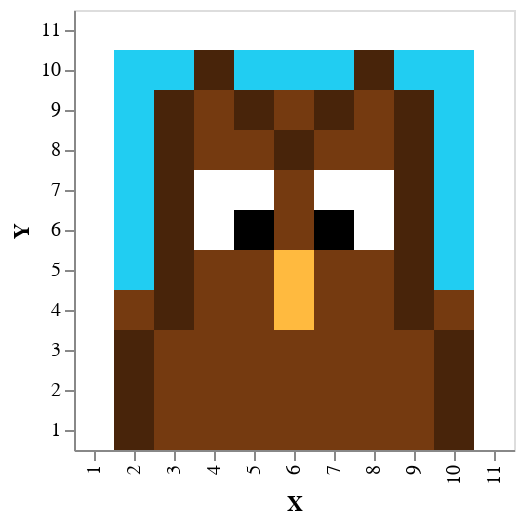

Here is the notebook cell this chart was saved with:
### Code cell
alt.Chart(owl).mark_rect().encode(
    x='X:O',
    # whoops!
    y=alt.Y('Y:O', sort='descending'),
    color=alt.Color('Colour', 
        scale=alt.Scale(
        domain=['Black', 'Dark Blue', 'Brown', 'Dark Brown', 'Light Blue', 'White', 'Yellow'], 
        range=["#000000", "#088DA5", "#753A10", "#48240A", "#21CDF2", "#FFFFFF", "#FFBA3F"]
    ),
    legend=None)
)

### Figure 1 — Vega-Lite specification as saved in the notebook (floating-point values rounded to 4 significant figures)
{"config": {"view": {"continuousWidth": 400, "continuousHeight": 300}}, "data": {"name": "data-2a6700b88613219c0348f5ad71778108"}, "mark": "rect", "encoding": {"color": {"field": "Colour", "legend": null, "scale": {"domain": ["Black", "Dark Blue", "Brown", "Dark Brown", "Light Blue", "White", "Yellow"], "range": ["#000000", "#088DA5", "#753A10", "#48240A", "#21CDF2", "#FFFFFF", "#FFBA3F"]}, "type": "nominal"}, "x": {"field": "X", "type": "ordinal"}, "y": {"field": "Y", "sort": "descending", "type": "ordinal"}}, "$schema": "https://vega.github.io/schema/vega-lite/v4.17.0.json", "datasets": {"data-2a6700b88613219c0348f5ad71778108": [{"X": 1, "Y": 1, "Colour": "Blue"}, {"X": 1, "Y": 2, "Colour": "Blue"}, {"X": 1, "Y": 3, "Colour": "Blue"}, {"X": 1, "Y": 4, "Colour": "Blue"}, {"X": 1, "Y": 5, "Colour": "Blue"}, {"X": 1, "Y": 6, "Colour": "Blue"}, {"X": 1, "Y": 7, "Colour": "Blue"}, {"X": 1, "Y": 8, "Colour": "Blue"}, {"X": 1, "Y": 9, "Colour": "Blue"}, {"X": 1, "Y": 10, "Colour": "Blue"}, {"X": 1, "Y": 11, "Colour": "Blue"}, {"X": 2, "Y": 1, "Colour": "Dark Brown"}, {"X": 2, "Y": 2, "Colour": "Dark Brown"}, {"X": 2, "Y": 3, "Colour": "Dark Brown"}, {"X": 2, "Y": 4, "Colour": "Brown"}, {"X": 2, "Y": 5, "Colour": "Light Blue"}, {"X": 2, "Y": 6, "Colour": "Light Blue"}, {"X": 2, "Y": 7, "Colour": "Light Blue"}, {"X": 2, "Y": 8, "Colour": "Light Blue"}, {"X": 2, "Y": 9, "Colour": "Light Blue"}, {"X": 2, "Y": 10, "Colour": "Light Blue"}, {"X": 2, "Y": 11, "Colour": "Blue"}, {"X": 3, "Y": 1, "Colour": "Brown"}, {"X": 3, "Y": 2, "Colour": "Brown"}, {"X": 3, "Y": 3, "Colour": "Brown"}, {"X": 3, "Y": 4, "Colour": "Dark Brown"}, {"X": 3, "Y": 5, "Colour": "Dark Brown"}, {"X": 3, "Y": 6, "Colour": "Dark Brown"}, {"X": 3, "Y": 7, "Colour": "Dark Brown"}, {"X": 3, "Y": 8, "Colour": "Dark Brown"}, {"X": 3, "Y": 9, "Colour": "Dark Brown"}, {"X": 3, "Y": 10, "Colour": "Light Blue"}, {"X": 3, "Y": 11, "Colour": "Blue"}, {"X": 4, "Y": 1, "Colour": "Brown"}, {"X": 4, "Y": 2, "Colour": "Brown"}, {"X": 4, "Y": 3, "Colour": "Brown"}, {"X": 4, "Y": 4, "Colour": "Brown"}, {"X": 4, "Y": 5, "Colour": "Brown"}, {"X": 4, "Y": 6, "Colour": "White"}, {"X": 4, "Y": 7, "Colour": "White"}, {"X": 4, "Y": 8, "Colour": "Brown"}, {"X": 4, "Y": 9, "Colour": "Brown"}, {"X": 4, "Y": 10, "Colour": "Dark Brown"}, {"X": 4, "Y": 11, "Colour": "Blue"}, {"X": 5, "Y": 1, "Colour": "Brown"}, {"X": 5, "Y": 2, "Colour": "Brown"}, {"X": 5, "Y": 3, "Colour": "Brown"}, {"X": 5, "Y": 4, "Colour": "Brown"}, {"X": 5, "Y": 5, "Colour": "Brown"}, {"X": 5, "Y": 6, "Colour": "Black"}, {"X": 5, "Y": 7, "Colour": "White"}, {"X": 5, "Y": 8, "Colour": "Brown"}, {"X": 5, "Y": 9, "Colour": "Dark Brown"}, {"X": 5, "Y": 10, "Colour": "Light Blue"}, {"X": 5, "Y": 11, "Colour": "Blue"}, {"X": 6, "Y": 1, "Colour": "Brown"}, {"X": 6, "Y": 2, "Colour": "Brown"}, {"X": 6, "Y": 3, "Colour": "Brown"}, {"X": 6, "Y": 4, "Colour": "Yellow"}, {"X": 6, "Y": 5, "Colour": "Yellow"}, {"X": 6, "Y": 6, "Colour": "Brown"}, {"X": 6, "Y": 7, "Colour": "Brown"}, {"X": 6, "Y": 8, "Colour": "Dark Brown"}, {"X": 6, "Y": 9, "Colour": "Brown"}, {"X": 6, "Y": 10, "Colour": "Light Blue"}, {"X": 6, "Y": 11, "Colour": "Blue"}, {"X": 7, "Y": 1, "Colour": "Brown"}, {"X": 7, "Y": 2, "Colour": "Brown"}, {"X": 7, "Y": 3, "Colour": "Brown"}, {"X": 7, "Y": 4, "Colour": "Brown"}, {"X": 7, "Y": 5, "Colour": "Brown"}, {"X": 7, "Y": 6, "Colour": "Black"}, {"X": 7, "Y": 7, "Colour": "White"}, {"X": 7, "Y": 8, "Colour": "Brown"}, {"X": 7, "Y": 9, "Colour": "Dark Brown"}, {"X": 7, "Y": 10, "Colour": "Light Blue"}, {"X": 7, "Y": 11, "Colour": "Blue"}, {"X": 8, "Y": 1, "Colour": "Brown"}, {"X": 8, "Y": 2, "Colour": "Brown"}, {"X": 8, "Y": 3, "Colour": "Brown"}, {"X": 8, "Y": 4, "Colour": "Brown"}, {"X": 8, "Y": 5, "Colour": "Brown"}, {"X": 8, "Y": 6, "Colour": "White"}, {"X": 8, "Y": 7, "Colour": "White"}, {"X": 8, "Y": 8, "Colour": "Brown"}, {"X": 8, "Y": 9, "Colour": "Brown"}, {"X": 8, "Y": 10, "Colour": "Dark Brown"}, {"X": 8, "Y": 11, "Colour": "Blue"}, {"X": 9, "Y": 1, "Colour": "Brown"}, {"X": 9, "Y": 2, "Colour": "Brown"}, {"X": 9, "Y": 3, "Colour": "Brown"}, {"X": 9, "Y": 4, "Colour": "Dark Brown"}, {"X": 9, "Y": 5, "Colour": "Dark Brown"}, {"X": 9, "Y": 6, "Colour": "Dark Brown"}, {"X": 9, "Y": 7, "Colour": "Dark Brown"}, {"X": 9, "Y": 8, "Colour": "Dark Brown"}, {"X": 9, "Y": 9, "Colour": "Dark Brown"}, {"X": 9, "Y": 10, "Colour": "Light Blue"}, {"X": 9, "Y": 11, "Colour": "Blue"}, {"X": 10, "Y": 1, "Colour": "Dark Brown"}, {"X": 10, "Y": 2, "Colour": "Dark Brown"}, {"X": 10, "Y": 3, "Colour": "Dark Brown"}, {"X": 10, "Y": 4, "Colour": "Brown"}, {"X": 10, "Y": 5, "Colour": "Light Blue"}, {"X": 10, "Y": 6, "Colour": "Light Blue"}, {"X": 10, "Y": 7, "Colour": "Light Blue"}, {"X": 10, "Y": 8, "Colour": "Light Blue"}, {"X": 10, "Y": 9, "Colour": "Light Blue"}, {"X": 10, "Y": 10, "Colour": "Light Blue"}, {"X": 10, "Y": 11, "Colour": "Blue"}, {"X": 11, "Y": 1, "Colour": "Blue"}, {"X": 11, "Y": 2, "Colour": "Blue"}, {"X": 11, "Y": 3, "Colour": "Blue"}, {"X": 11, "Y": 4, "Colour": "Blue"}, {"X": 11, "Y": 5, "Colour": "Blue"}, {"X": 11, "Y": 6, "Colour": "Blue"}, {"X": 11, "Y": 7, "Colour": "Blue"}, {"X": 11, "Y": 8, "Colour": "Blue"}, {"X": 11, "Y": 9, "Colour": "Blue"}, {"X": 11, "Y": 10, "Colour": "Blue"}, {"X": 11, "Y": 11, "Colour": "Blue"}]}}
